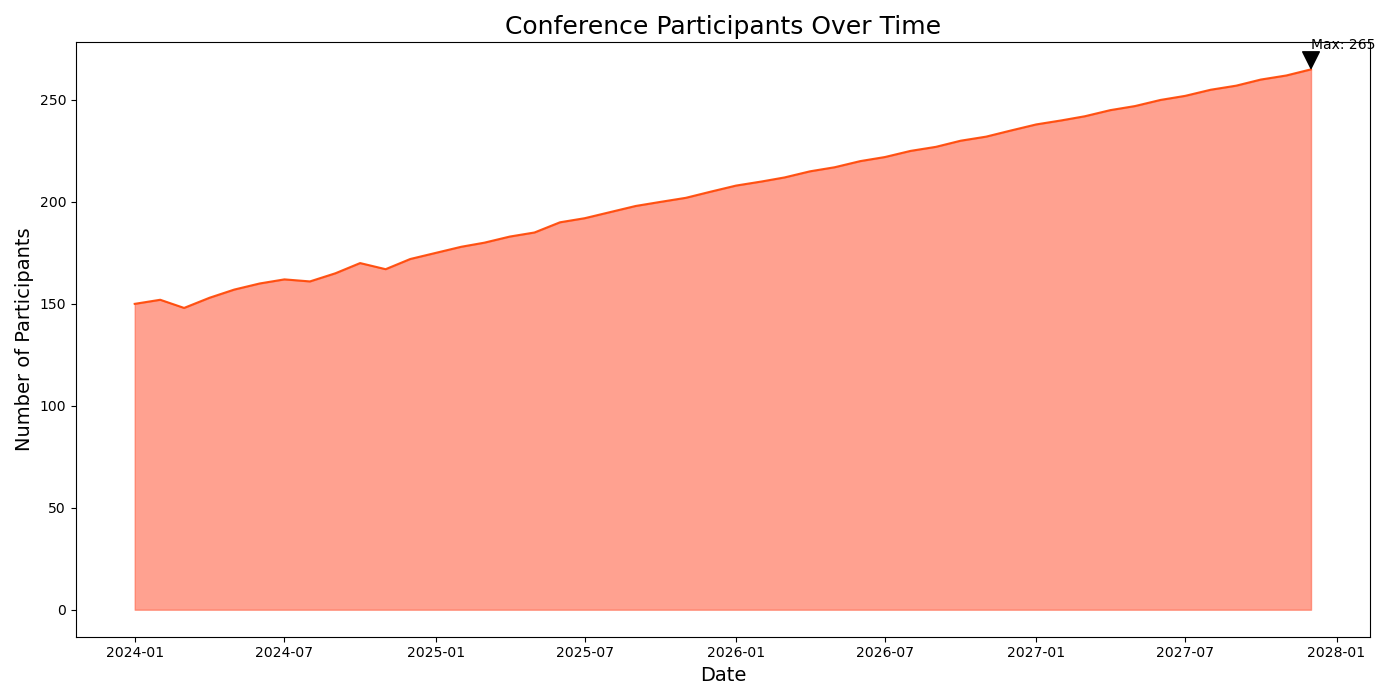

Here is the Python script that generated this plot:

import matplotlib.pyplot as plt
import pandas as pd
import numpy as np

data = {
    'Date': pd.date_range(start='2024-01-01', periods=48, freq='MS'),
    'Participants': [150, 152, 148, 153, 157, 160, 162, 161, 165, 170, 167, 172,
                     175, 178, 180, 183, 185, 190, 192, 195, 198, 200, 202, 205,
                     208, 210, 212, 215, 217, 220, 222, 225, 227, 230, 232, 235,
                     238, 240, 242, 245, 247, 250, 252, 255, 257, 260, 262, 265]
}
df = pd.DataFrame(data)

plt.figure(figsize=(14, 7))
plt.fill_between(df['Date'], df['Participants'], color='#FF6347', alpha=0.6)
plt.plot(df['Date'], df['Participants'], color='#FF4500', alpha=0.9)

plt.title('Conference Participants Over Time', fontsize=18)
plt.xlabel('Date', fontsize=14)
plt.ylabel('Number of Participants', fontsize=14)

max_value = df['Participants'].max()
max_date = df['Date'][df['Participants'].idxmax()]
plt.annotate(f'Max: {max_value}', xy=(max_date, max_value), xytext=(max_date, max_value+10),
             arrowprops=dict(facecolor='black', shrink=0.05))

plt.tight_layout()
plt.show()
